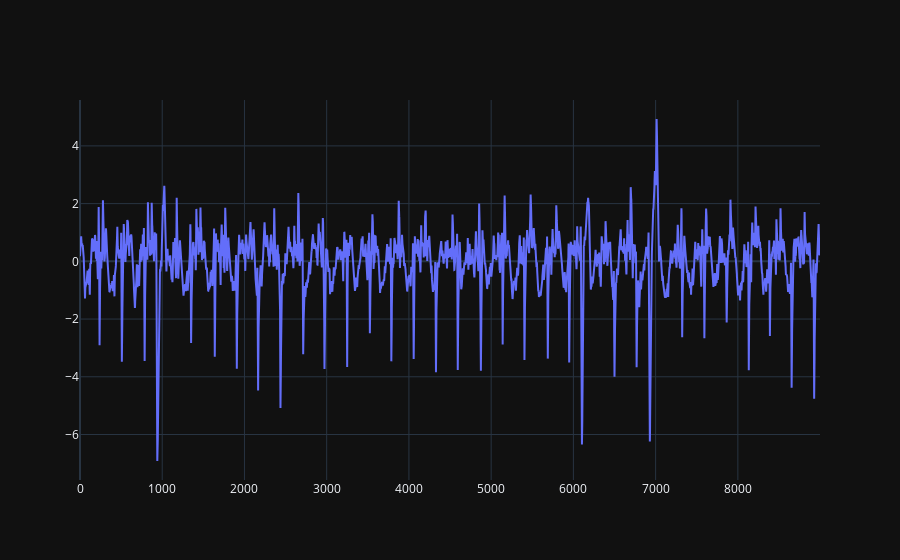

This figure's notebook cell:
### Code cell
index = 15
print(true_negatives.shape)

fig = go.Figure(go.Scatter(y=true_negatives[index]))
fig.show()

### Figure 1 — Plotly figure (JSON) as saved in the notebook; plotly's stock layout.template omitted (floating-point values rounded to 4 significant figures; data arrays with more than 128 entries replaced by an {"elided": "..."} marker saying what was removed)
{"data": [{"type": "scatter", "y": {"elided": "9000 float values"}}], "layout": {}}
